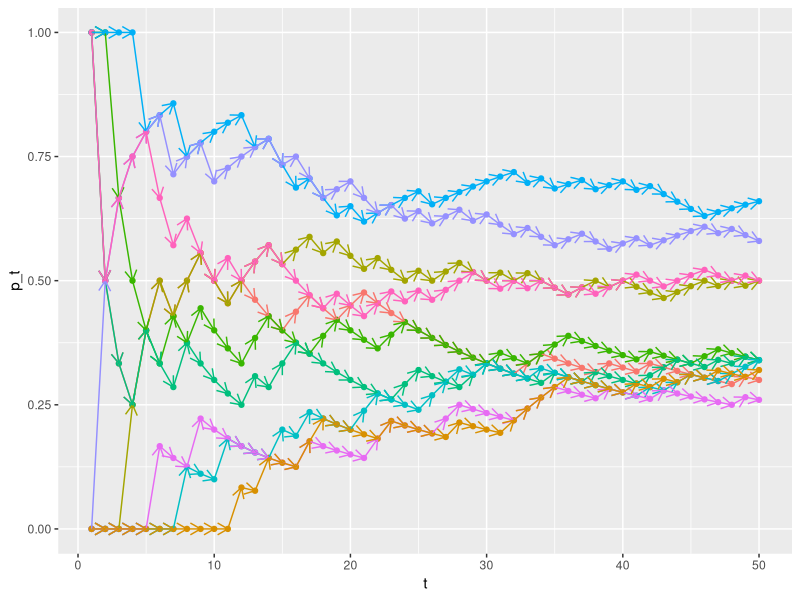
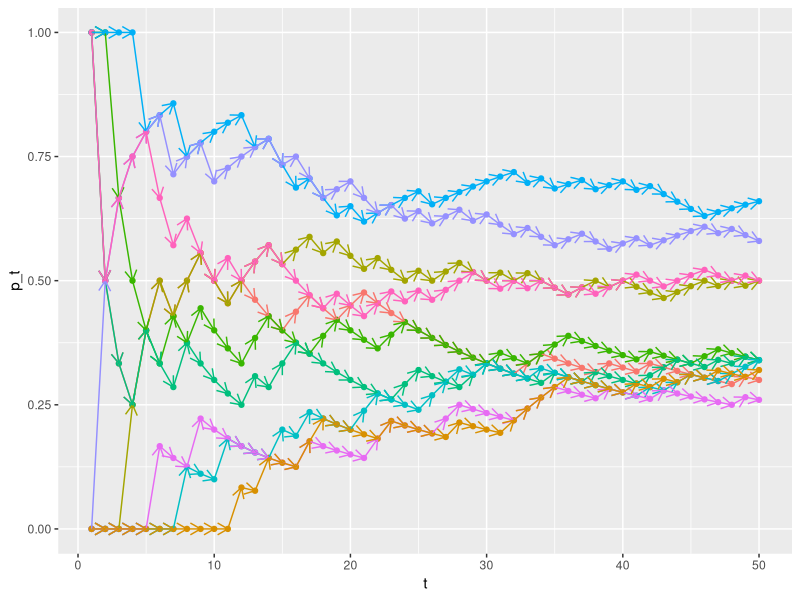

R code for these plots, in order: (Note: a time limit stopped this script after it produced the figures.)
# Library
library(ggplot2)

# Input
Tmax <- 50 # Max number of pats
Nsim <- 500 # Number of simulated trials in each case
a0 <- 0.5 # Prior Pr(theta=0.4)=Pr(theta=0.6)=0.5
K <- 100

# Decisions
# d=0,1,2 (Continue, Terminate theta=0.4, Terminate theta=0.6)

######################## Functions #######################
# Simulate One trial, terminate at pat (N=Tmax), d=(0,0,...,0,dT=1 or 2)
SimOneTrial <- function(Tmax,a0,dT=1){
  onesim <- list(N=Tmax, theta=NA, y=rep(NA,Tmax), d=c(rep(0,Tmax-1),dT))
  theta <- ifelse(runif(1)<a0,0.4,0.6)
  onesim$theta <- theta
  for (t in 1:Tmax){
    yt <- ifelse(runif(1)<theta,1,0)
    onesim$y[t] <- yt
  }
  return(onesim)
}

# Generate data based on posterior if no trajectory in grid (t,pt), one trial
MissTmax <- function(t,N,dT,a0,ptindex){
  abt <- c(a0*2^(ptindex-1)*3^((t-1)-(ptindex-1)),(1-a0)*3^(ptindex-1)*2^((t-1)-(ptindex-1)))
  at <- abt[1]/(abt[1]+abt[2])
  onetrial <- SimOneTrial(Tmax=N-t+1,at,dT=dT)
  onetrial$N <- N
  onetrial$y <- c(rep(1,ptindex-1),rep(0,((t-1)-(ptindex-1))),onetrial$y)
  onetrial$d <- c(rep(0,t-1),onetrial$d)
  return(onetrial)
}
# MissTmax <- function(Tmax,a0,dT,ptindex){
#   onetrial <- list()
#   onetrial$N <- Tmax
#   onetrial$y <- c(rep(1,ptindex-1),rep(0,((Tmax-1)-(ptindex-1))))
#   onetrial$d <- c(rep(0,Tmax-1),dT)
#   abt <- c(a0*0.4^(ptindex-1)*0.6^((Tmax-1)-(ptindex-1)),(1-a0)*0.6^(ptindex-1)*0.4^((Tmax-1)-(ptindex-1)))
#   abt <- abt/sum(abt)
#   onetrial$theta <- ifelse(runif(1)<abt[1],0.4,0.6)
#   return(onetrial)
# }


##########################
# Set seed
set.seed(123)
# Simulate (Nsim) Trials in each case, terminate at time N=1,...,Tmax, dN=1 or 2
Trials <- list()
ntrial <- 1
for (t in 2:Tmax){
  for (dT in 1:2){
    for (sim in 1:Nsim){
      Trials[[ntrial]] <- SimOneTrial(t,a0,dT=dT)
      ntrial <- ntrial + 1
    }
  }
}

#####################
# plot spaghetti
set.seed(1234)
Ntrials <- length(Trials)
pt <- t <- num <- c()
for (ii in 1:10){
  dataone <- Trials[[Ntrials-sample(100,1)]]
  pttemp <- rep(0,50)
  for (i in 1:50){
    pttemp[i] <- sum(dataone$y[1:i])/i
  }
  pt <- c(pt,pttemp,NA)
  t <- c(t,1:50,NA)
  num <- c(num,rep(as.character(ii),51))
}
tracedata <- data.frame(pt=pt,t=t,num=num)


ggplot(data=tracedata, aes(x=t, y=pt,color=num)) +
  geom_point() +
  geom_segment(
    aes(
      xend=c(tail(t, n=-1), NA), 
      yend=c(tail(pt, n=-1), NA)
    ),
    arrow=arrow(length=unit(0.3,"cm"))
  ) +
  # stat_function(fun = function(s) b1 * s + c, color="red")+ 
  # stat_function(fun = function(s) -b2 * s + c, color="red") +
  #xlim(c(0,1)) +
  xlab("t") + ylab("p_t") + 
  theme(legend.position="none")
ggsave("Eg1spagh.jpg",height=5,width=6.5)

####################
stop <- FALSE
nextstop <- FALSE
iter <- 0
while (stop == FALSE){
  if (nextstop == TRUE) {stop <- TRUE}
  iter <- iter + 1
  cat("iter",iter,"\n")
  
  # Simulated trials passing through (d=0,1,2,t,pt)
  A <- rep(list(rep(list(NULL), Tmax)),3)
  # Grid of (t,pt=sum_{i=1}^(t-1)y_i)
  for (t in 2:Tmax){
    ptgrid <- (0:(t-1))/(t-1)
    for (d in 1:3){
      A[[d]][[t]] <- rep(list(NULL),length(ptgrid))
    }
  }
  for (i in 1:length(Trials)){
    for (t in 2:Trials[[i]]$N){
      pt <- sum(Trials[[i]]$y[1:(t-1)])
      ptindex <- pt + 1
      dindex <- Trials[[i]]$d[t] + 1
      A[[dindex]][[t]][[ptindex]] <- c(A[[dindex]][[t]][[ptindex]],i)
    }
  }
  
  nextstop <- TRUE
  # Generate data based on posterior if no trajectory in grid (t,pt)
  for (t in 2:Tmax){
    if (t== Tmax){
      for (dindex in 2:3){
        for (ptindex in 1:t){
          if (is.null(A[[dindex]][[t]][[ptindex]])){
            nextstop <- FALSE
            if (dindex == 1){
              for (N in t:(Tmax)){
                for (rep in 1:(Nsim/100)){
                  for (dT in 1:2){
                    Trials[[ntrial]] <- MissTmax(t,N,dT,a0,ptindex)
                    ntrial <- ntrial + 1
                  }
                }
                
              }
            }else{
              N <- t
              for (rep in 1:(Nsim/100)){
                Trials[[ntrial]] <- MissTmax(t,N,dT=dindex-1,a0,ptindex)
                ntrial <- ntrial + 1
              }
            }
            
            
          }
        }
      }
    }else{
      for (dindex in 1:3){
        for (ptindex in 1:t){
          if (is.null(A[[dindex]][[t]][[ptindex]])){
            nextstop <- FALSE
            if (dindex == 1){
              for (N in t:(Tmax)){
                for (rep in 1:(Nsim/100)){
                  for (dT in 1:2){
                    Trials[[ntrial]] <- MissTmax(t,N,dT,a0,ptindex)
                    ntrial <- ntrial + 1
                  }
                }
                
              }
            }else{
              N <- t
              for (rep in 1:(Nsim/100)){
                Trials[[ntrial]] <- MissTmax(t,N,dT=dindex-1,a0,ptindex)
                ntrial <- ntrial + 1
              }
            }
            
            
          }
        }
      }
    }
    
  }
  
  
  if (stop == TRUE) {
    # Store uhat, dstar, ustar
    uhat <- rep(list(rep(list(NA), Tmax)),3)
    dstar <- ustar <- rep(list(NA), Tmax)
    for (t in 2:Tmax){
      ptgrid <- (0:(t-1))/(t-1)
      for (d in 1:3){
        uhat[[d]][[t]] <- rep(list(NA),length(ptgrid))
      }
      dstar[[t]] <- ustar[[t]] <- rep(list(NA),length(ptgrid))
    }
    
    # Find the trajectories passing through (t,pt) A_tj = {i: S_ti=(t,p_ti)=j}
    for (dindex in 2:3){
      for (t in 2:Tmax){
        for (ptindex in 1:t){
          idata <- A[[dindex]][[t]][[ptindex]]
          if (!is.null(idata)){
            uarray <- c()
            for (i in idata){
              theta <- Trials[[i]]$theta
              if (theta == (0.4*(dindex==2)+0.6*(dindex==3))){
                u <- -t
              }else{
                u <- -t-K
              }
              uarray <- c(uarray,u)
            }
            uhat[[dindex]][[t]][[ptindex]] <- mean(uarray)
          }
          
        }
      }
    }
    
    # Estimate expected utility uhat at t = Tmax
    for (ptindex in 1:Tmax){
      dstar[[Tmax]][[ptindex]] <- which.max(c(uhat[[1]][[Tmax]][[ptindex]],uhat[[2]][[Tmax]][[ptindex]],uhat[[3]][[Tmax]][[ptindex]]))
      ustar[[Tmax]][[ptindex]] <- uhat[[dstar[[Tmax]][[ptindex]] ]][[Tmax]][[ptindex]]
    }
    
    # iteration t=(Tmax-1):2
    dindex <- 1
    for (t in (Tmax-1):2){
      for (ptindex in 1:t){
        idata <- A[[dindex]][[t]][[ptindex]]
        if (!is.null(idata)){
          uarray <- c()
          for (i in idata){
            ptplus1 <- sum(Trials[[i]]$y[1:t])
            k <- ptplus1 + 1
            u <- ustar[[(t+1)]][[k]]
            uarray <- c(uarray,u)
          }
          uhat[[dindex]][[t]][[ptindex]] <- mean(uarray)
          dstar[[t]][[ptindex]] <- which.max(c(uhat[[1]][[t]][[ptindex]],uhat[[2]][[t]][[ptindex]],uhat[[3]][[t]][[ptindex]]))
          ustar[[t]][[ptindex]] <- uhat[[dstar[[t]][[ptindex]] ]][[t]][[ptindex]]
          
        }
      }
    }
  }
  
}


#Plot heatmap for estimated utilities
gridstep <- 0.01
data <- expand.grid(pt=seq(0,1,gridstep),t=2:Tmax)
dstardata <- c()
for (t in 2:Tmax){
  for (ptindex in 1:length(seq(0,1,gridstep))){
    # When (k-1)/(t-1) <= ptgrid < (k)/(t-1), i.e. case pt= (k-1)/(t-1), dstardata = dstar[[t]][[k]]
    ptgrid <- data$pt[ptindex]
    k <- floor(ptgrid*(t-1)) + 1
    dstardata <- c(dstardata,dstar[[t]][[k]])
  }
}
data$dstar <- dstardata - 1

uhatdata0 <- c()
for (t in 2:Tmax){
  for (ptindex in 1:length(seq(0,1,gridstep))){
    # When (k-1)/(t-1) <= ptgrid < (k)/(t-1), i.e. case pt= (k-1)/(t-1), dstardata = dstar[[t]][[k]]
    ptgrid <- data$pt[ptindex]
    k <- floor(ptgrid*(t-1)) + 1
    uhatdata0 <- c(uhatdata0,uhat[[1]][[t]][[k]])
  }
}
data$uhat0 <- uhatdata0

uhatdata1 <- c()
for (t in 2:Tmax){
  for (ptindex in 1:length(seq(0,1,gridstep))){
    # When (k-1)/(t-1) <= ptgrid < (k)/(t-1), i.e. case pt= (k-1)/(t-1), dstardata = dstar[[t]][[k]]
    ptgrid <- data$pt[ptindex]
    k <- floor(ptgrid*(t-1)) + 1
    uhatdata1 <- c(uhatdata1,uhat[[2]][[t]][[k]])
  }
}
data$uhat1 <- uhatdata1

uhatdata2 <- c()
for (t in 2:Tmax){
  for (ptindex in 1:length(seq(0,1,gridstep))){
    # When (k-1)/(t-1) <= ptgrid < (k)/(t-1), i.e. case pt= (k-1)/(t-1), dstardata = dstar[[t]][[k]]
    ptgrid <- data$pt[ptindex]
    k <- floor(ptgrid*(t-1)) + 1
    uhatdata2 <- c(uhatdata2,uhat[[3]][[t]][[k]])
  }
}
data$uhat2 <- uhatdata2

# Heatmap 
ggplot(data, aes(t, pt, fill= as.character(dstar))) + 
  geom_tile() +
  scale_fill_manual(values = c("white", "grey", "black"), name = "Decisions")
ggsave("dstar.jpg",height=5,width=6.5)

b <- c(-150,0,100)
ggplot(data, aes(t, pt, fill= uhat0)) + 
  geom_tile() + 
  scale_fill_gradientn(limits = c(-150,100),
                       colours=c("black", "grey", "white"),
                       breaks=b, labels=format(b), name = "d=0")
ggsave("uhat0.jpg",height=5,width=6.5)
ggplot(data, aes(t, pt, fill= uhat1)) + 
  geom_tile() + 
  scale_fill_gradientn(limits = c(-150,100),
                       colours=c("black", "grey", "white"),
                       breaks=b, labels=format(b), name = "d=1")
ggsave("uhat1.jpg",height=5,width=6.5)
ggplot(data, aes(t, pt, fill= uhat2)) + 
  geom_tile() + 
  scale_fill_gradientn(limits = c(-150,100),
                       colours=c("black", "grey", "white"),
                       breaks=b, labels=format(b), name = "d=2")
ggsave("uhat2.jpg",height=5,width=6.5)
